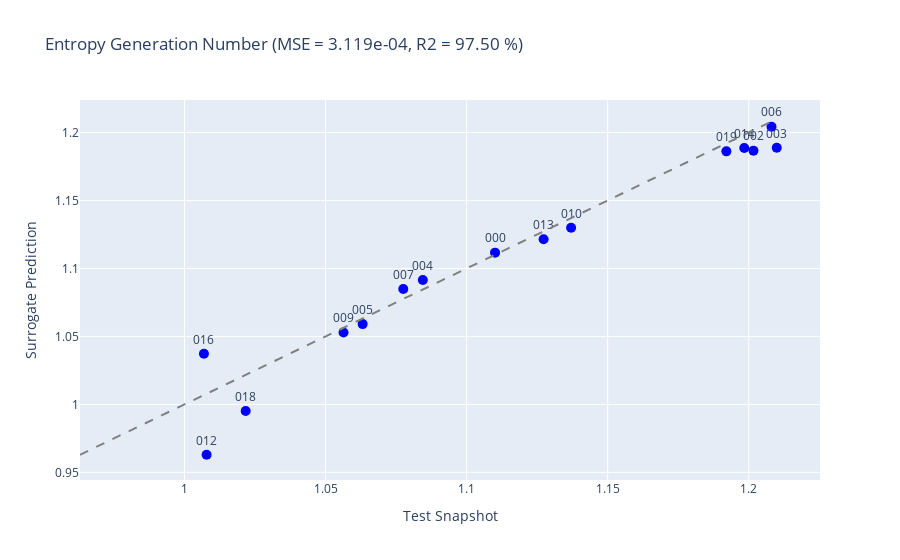

Source (notebook cell):
### Code cell
fig = go.Figure()
sample_ids = [f"{idx:03d}" for idx in samples]

test_parameters = test_parameters_pint.iloc[samples, :]
test_parameters = test_parameters_pint.pint.dequantify()
parameters_of_interest = test_parameters.columns
costum_data = test_parameters.to_numpy()

# Build the hovertemplate string
hover_lines = [f'{name}: %{{customdata[{i}]:.3}}' for i, name in enumerate(parameters_of_interest)]
hovertemplate = 'X: %{x}<br>Y: %{y}<br>' + '<br>'.join(hover_lines) + '<extra></extra>'

fig.add_trace(go.Scatter(
    x=entropy_numbers_test,
    y=entropy_numbers_prediction,
    mode='markers+text',  # can be 'lines', 'markers', or 'lines+markers'
    text = sample_ids,
    textposition='top center',     # position of text   
    customdata=costum_data,
    hovertemplate=hovertemplate,
    marker=dict(size=10, color='blue'),
))

# Add identity line (slope=1)
min_val = min(np.min(entropy_numbers_test), np.min(entropy_numbers_prediction))
max_val = max(np.max(entropy_numbers_test), np.max(entropy_numbers_prediction))
fig.add_trace(go.Scatter(
    x=[min_val, max_val],
    y=[min_val, max_val],
    mode='lines',
    name='y = x',
    line=dict(color='gray', dash='dash')
))

entropy_corr_coeff = np.corrcoef(entropy_numbers_prediction, entropy_numbers_test)[0, 1]
entropy_mse = np.mean((entropy_numbers_prediction-entropy_numbers_test)**2)
# Layout
fig.update_layout(
    title=f'Entropy Generation Number (MSE = {entropy_mse:.3e}, R2 = {entropy_corr_coeff * 100:.2f} %)',
    xaxis_title='Test Snapshot',
    yaxis_title='Surrogate Prediction',
    showlegend=False,
)

if IS_SAVE_PNG:
    fig.write_html(ROOT / "Predictions" /f"ComparisonEntropyNumber_{ACCURACY:.1e}{SUFFIX}_PS{PARAMETER_SPACE}_{FIELD_NAME}_{chk_pt_path.parents[1].stem}.html")
    fig.write_image(ROOT / "Predictions" /f"ComparisonEntropyNumber_{ACCURACY:.1e}{SUFFIX}_PS{PARAMETER_SPACE}_{FIELD_NAME}_{chk_pt_path.parents[1].stem}.png")

fig.show()

### Figure 1 — Plotly figure (JSON) as saved in the notebook; plotly's stock layout.template omitted (floating-point values rounded to 4 significant figures)
{"data": [{"customdata": [[436.5], [487.8], [473.2], [439.8], [443.0], [421.8], [439.6], [441.8], [476.5], [420.9], [431.0], [483.6], [414.3], [429.8], [472.7], [492.7], [406.0], [475.7], [416.4], [471.8]], "hovertemplate": "X: %{x}<br>Y: %{y}<br>('T_h', 'kelvin'): %{customdata[0]:.3}<extra></extra>", "marker": {"color": "blue", "size": 10}, "mode": "markers+text", "text": ["000", "002", "003", "004", "005", "006", "007", "009", "010", "012", "013", "014", "016", "018", "019"], "textposition": "top center", "type": "scatter", "x": [1.11, 1.202, 1.21, 1.084, 1.063, 1.208, 1.078, 1.056, 1.137, 1.008, 1.127, 1.198, 1.007, 1.022, 1.192], "y": [1.112, 1.187, 1.189, 1.091, 1.059, 1.204, 1.085, 1.053, 1.13, 0.9629, 1.121, 1.189, 1.037, 0.9951, 1.186]}, {"line": {"color": "gray", "dash": "dash"}, "mode": "lines", "name": "y = x", "type": "scatter", "x": [0.9629, 1.21], "y": [0.9629, 1.21]}], "layout": {"showlegend": false, "title": {"text": "Entropy Generation Number (MSE = 3.119e-04, R2 = 97.50 %)"}, "xaxis": {"title": {"text": "Test Snapshot"}}, "yaxis": {"title": {"text": "Surrogate Prediction"}}}}
